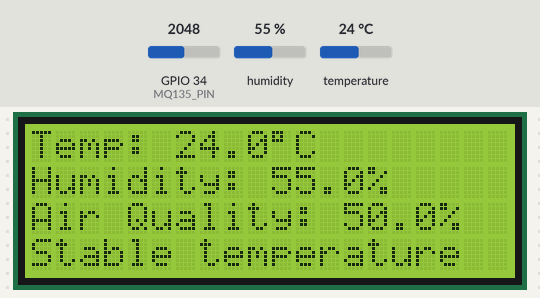
The sketch below on a simulated ESP32. Parts: 20×4 character LCD. Inputs (shaded band) come from the test bench; at power-on: temperature 24 °C, GPIO 34 (MQ135_PIN) = 2048, humidity 55 %. WiFi joins after 1.5 s; servers stay silent unless stated; no MQTT or app messages arrive unless stated; what the sketch prints to the serial monitor is not drawn.

Above: at 2.7 s.
2.8 s: temperature set to 18.4 °C
At 4.4 s:
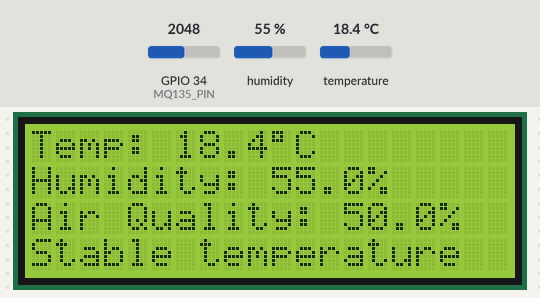
5.6 s: temperature set to 17.2 °C
At 6.9 s:
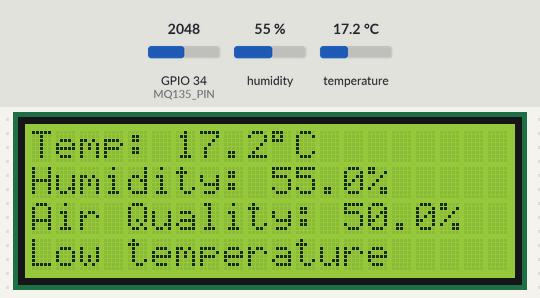
8.4 s: GPIO 34 (MQ135_PIN) set to 437
At 10.5 s:
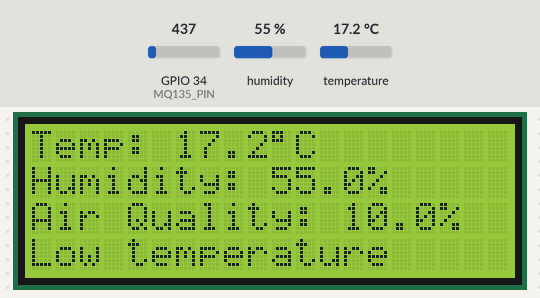
11.4 s: GPIO 34 (MQ135_PIN) set to 377
At 13.4 s:
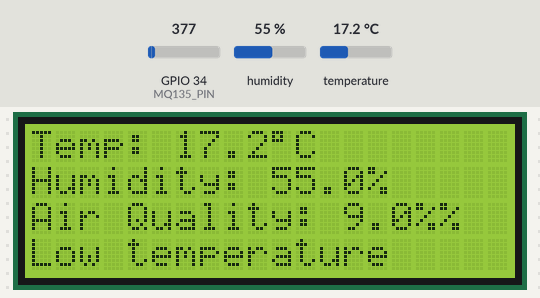
14.2 s: temperature set to 19 °C
At 16.9 s:
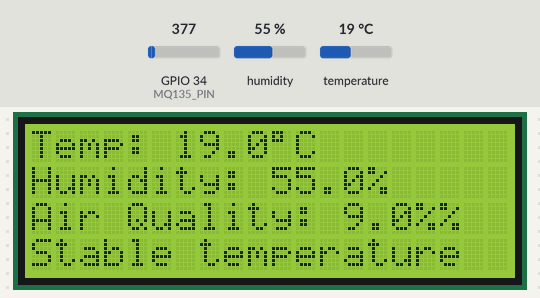
17.6 s: temperature set to 27.3 °C
At 19.1 s:
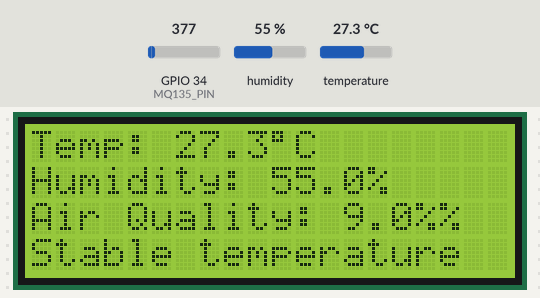
20.4 s: temperature set to 28.7 °C
Timing chart, 0 to 23.4 s (numbered marks = the images above; inputs shaded):
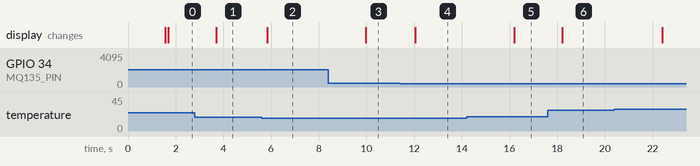

Measured:
- the behaviour switches between 18 and 17.9 °C on temperature (found by bisection; images 1 and 2)
- the behaviour switches between 410 and 409 on GPIO 34 (MQ135_PIN) (found by bisection; images 3 and 4)
- after the input at 2.8 s, the display: changes after 0.91 s (image 1)
- after the input at 5.6 s, the display: changes after 0.23 s (image 2)
- after the input at 8.4 s, the display: changes after 1.6 s (image 3)
- after the input at 11.4 s, the display: changes after 0.65 s (image 4)
- after the input at 14.2 s, the display: changes after 2.0 s (image 5)
- after the input at 17.6 s, the display: changes after 0.61 s (image 6)

The sketch:

dispositivo_externo.ino
```cpp
#include <WiFi.h>
#include <PubSubClient.h>
#include "DHTesp.h"
#include <LiquidCrystal_I2C.h>

// Configuraciones de la pantalla LCD
#define I2C_ADDR 0x27
#define LCD_COLUMNS 20
#define LCD_LINES 4

// Pines y configuraciones
const int DHT_PIN = 15;
const int MQ135_PIN = 34;
DHTesp dhtSensor;
LiquidCrystal_I2C lcd(I2C_ADDR, LCD_COLUMNS, LCD_LINES);

// Credenciales WiFi y MQTT
const char* ssid = "****";
const char* password = "****";
const char* mqtt_server = "homeassistant.local";
const char* mqtt_user = "*****";
const char* mqtt_password = "*******";

WiFiClient espClient;
PubSubClient client(espClient);

void setup() {
  Serial.begin(115200);

  // Configuración WiFi y MQTT
  setup_wifi();
  client.setServer(mqtt_server, 1883);

  // Inicializar sensor DHT22 y LCD
  dhtSensor.setup(DHT_PIN, DHTesp::DHT22);
  lcd.init();
  lcd.backlight();
}

void setup_wifi() {
  Serial.println("Conectando a WiFi...");
  WiFi.begin(ssid, password);
  while (WiFi.status() != WL_CONNECTED) {
    delay(500);
    Serial.print(".");
  }
  Serial.println("\nWiFi conectado");
}

void reconnect() {
  while (!client.connected()) {
    Serial.print("Conectando a MQTT...");
    if (client.connect("ESP32Client", mqtt_user, mqtt_password)) {
      Serial.println("Conectado!");
    } else {
      Serial.print("Fallo, rc=");
      Serial.print(client.state());
      Serial.println(" Intentando en 5 segundos");
      delay(5000);
    }
  }
}

void loop() {
  if (!client.connected()) {
    reconnect();
  }
  client.loop();

  // Leer datos del DHT22
  TempAndHumidity data = dhtSensor.getTempAndHumidity();

  // Leer datos del sensor MQ-135
  int mq135_value = analogRead(MQ135_PIN);
  float calidad_aire = map(mq135_value, 0, 4095, 0, 100); // Escalar de 0 a 100%

  // Mostrar temperatura, humedad y calidad del aire en LCD
  lcd.setCursor(0, 0);
  lcd.print("Temp: " + String(data.temperature, 1) + "\xDF" + "C");
  lcd.setCursor(0, 1);
  lcd.print("Humidity: " + String(data.humidity, 1) + "%");
  lcd.setCursor(0, 2);
  lcd.print("Air Quality: " + String(calidad_aire, 1) + "%");

  // Mostrar estado de temperatura
  lcd.setCursor(0, 3);
  if (data.temperature < 18) {
    lcd.print("Low temperature   ");
  } else if (data.temperature <= 28) {
    lcd.print("Stable temperature");
  } else {
    lcd.print("High temperature  ");
  }

  // Publicar datos en MQTT
  client.publish("home/esp32one/temperature", String(data.temperature).c_str());
  client.publish("home/esp32one/humidity", String(data.humidity).c_str());
  client.publish("home/esp32one/airquality", String(calidad_aire).c_str());

  delay(2000); // Esperar antes de la siguiente lectura
}
```
